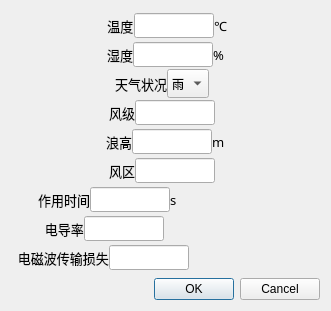
<?xml version="1.0" encoding="UTF-8"?>
<ui version="4.0">
 <class>Dialog_para_env</class>
 <widget class="QDialog" name="Dialog_para_env">
  <property name="geometry">
   <rect>
    <x>0</x>
    <y>0</y>
    <width>331</width>
    <height>311</height>
   </rect>
  </property>
  <property name="windowTitle">
   <string>海洋环境参数</string>
  </property>
  <layout class="QVBoxLayout" name="verticalLayout">
   <item>
    <widget class="QWidget" name="widget" native="true">
     <property name="styleSheet">
      <string notr="true">QWidget#widget{background-image:url(:/img/dialog.png)}</string>
     </property>
     <layout class="QVBoxLayout" name="verticalLayout_2">
      <property name="spacing">
       <number>0</number>
      </property>
      <property name="leftMargin">
       <number>0</number>
      </property>
      <property name="topMargin">
       <number>0</number>
      </property>
      <property name="rightMargin">
       <number>0</number>
      </property>
      <property name="bottomMargin">
       <number>0</number>
      </property>
      <item>
       <layout class="QHBoxLayout" name="horizontalLayout_30">
        <item>
         <spacer name="horizontalSpacer_4">
          <property name="orientation">
           <enum>Qt::Horizontal</enum>
          </property>
          <property name="sizeHint" stdset="0">
           <size>
            <width>40</width>
            <height>20</height>
           </size>
          </property>
         </spacer>
        </item>
        <item>
         <widget class="QLabel" name="label_56">
          <property name="font">
           <font>
            <family>黑体</family>
            <pointsize>10</pointsize>
           </font>
          </property>
          <property name="styleSheet">
           <string notr="true">QLabel#label_46{color:white}</string>
          </property>
          <property name="text">
           <string> 温度</string>
          </property>
         </widget>
        </item>
        <item>
         <widget class="QLineEdit" name="lineEdit_27">
          <property name="maximumSize">
           <size>
            <width>80</width>
            <height>16777215</height>
           </size>
          </property>
          <property name="font">
           <font>
            <family>黑体</family>
           </font>
          </property>
          <property name="readOnly">
           <bool>false</bool>
          </property>
         </widget>
        </item>
        <item>
         <widget class="QLabel" name="label_57">
          <property name="font">
           <font>
            <family>黑体</family>
            <pointsize>10</pointsize>
           </font>
          </property>
          <property name="styleSheet">
           <string notr="true">QLabel#label_47{color:white}</string>
          </property>
          <property name="text">
           <string>℃</string>
          </property>
         </widget>
        </item>
        <item>
         <spacer name="horizontalSpacer_27">
          <property name="orientation">
           <enum>Qt::Horizontal</enum>
          </property>
          <property name="sizeHint" stdset="0">
           <size>
            <width>40</width>
            <height>20</height>
           </size>
          </property>
         </spacer>
        </item>
       </layout>
      </item>
      <item>
       <layout class="QHBoxLayout" name="horizontalLayout_31">
        <item>
         <spacer name="horizontalSpacer_5">
          <property name="orientation">
           <enum>Qt::Horizontal</enum>
          </property>
          <property name="sizeHint" stdset="0">
           <size>
            <width>40</width>
            <height>20</height>
           </size>
          </property>
         </spacer>
        </item>
        <item>
         <widget class="QLabel" name="label_58">
          <property name="font">
           <font>
            <family>黑体</family>
            <pointsize>10</pointsize>
           </font>
          </property>
          <property name="styleSheet">
           <string notr="true">QLabel#label_46{color:white}</string>
          </property>
          <property name="text">
           <string>湿度</string>
          </property>
         </widget>
        </item>
        <item>
         <widget class="QLineEdit" name="lineEdit_28">
          <property name="maximumSize">
           <size>
            <width>80</width>
            <height>16777215</height>
           </size>
          </property>
          <property name="font">
           <font>
            <family>黑体</family>
           </font>
          </property>
          <property name="readOnly">
           <bool>false</bool>
          </property>
         </widget>
        </item>
        <item>
         <widget class="QLabel" name="label_59">
          <property name="font">
           <font>
            <family>黑体</family>
            <pointsize>10</pointsize>
           </font>
          </property>
          <property name="styleSheet">
           <string notr="true">QLabel#label_47{color:white}</string>
          </property>
          <property name="text">
           <string>%</string>
          </property>
         </widget>
        </item>
        <item>
         <spacer name="horizontalSpacer_28">
          <property name="orientation">
           <enum>Qt::Horizontal</enum>
          </property>
          <property name="sizeHint" stdset="0">
           <size>
            <width>40</width>
            <height>20</height>
           </size>
          </property>
         </spacer>
        </item>
       </layout>
      </item>
      <item>
       <layout class="QHBoxLayout" name="horizontalLayout_32">
        <item>
         <spacer name="horizontalSpacer_6">
          <property name="orientation">
           <enum>Qt::Horizontal</enum>
          </property>
          <property name="sizeHint" stdset="0">
           <size>
            <width>40</width>
            <height>20</height>
           </size>
          </property>
         </spacer>
        </item>
        <item>
         <widget class="QLabel" name="label_60">
          <property name="font">
           <font>
            <family>黑体</family>
            <pointsize>10</pointsize>
           </font>
          </property>
          <property name="styleSheet">
           <string notr="true">QLabel#label_46{color:white}</string>
          </property>
          <property name="text">
           <string>天气状况</string>
          </property>
         </widget>
        </item>
        <item>
         <widget class="QComboBox" name="comboBox">
          <property name="sizePolicy">
           <sizepolicy hsizetype="Preferred" vsizetype="Preferred">
            <horstretch>0</horstretch>
            <verstretch>0</verstretch>
           </sizepolicy>
          </property>
          <property name="font">
           <font>
            <family>黑体</family>
           </font>
          </property>
          <item>
           <property name="text">
            <string>雨</string>
           </property>
          </item>
          <item>
           <property name="text">
            <string>雪</string>
           </property>
          </item>
          <item>
           <property name="text">
            <string>雾</string>
           </property>
          </item>
         </widget>
        </item>
        <item>
         <widget class="QLabel" name="label_61">
          <property name="font">
           <font>
            <family>黑体</family>
            <pointsize>10</pointsize>
           </font>
          </property>
          <property name="styleSheet">
           <string notr="true">QLabel#label_47{color:white}</string>
          </property>
          <property name="text">
           <string/>
          </property>
         </widget>
        </item>
        <item>
         <spacer name="horizontalSpacer_29">
          <property name="orientation">
           <enum>Qt::Horizontal</enum>
          </property>
          <property name="sizeHint" stdset="0">
           <size>
            <width>40</width>
            <height>20</height>
           </size>
          </property>
         </spacer>
        </item>
       </layout>
      </item>
      <item>
       <layout class="QHBoxLayout" name="horizontalLayout_27">
        <item>
         <spacer name="horizontalSpacer">
          <property name="orientation">
           <enum>Qt::Horizontal</enum>
          </property>
          <property name="sizeHint" stdset="0">
           <size>
            <width>40</width>
            <height>20</height>
           </size>
          </property>
         </spacer>
        </item>
        <item>
         <widget class="QLabel" name="label_50">
          <property name="font">
           <font>
            <family>黑体</family>
            <pointsize>10</pointsize>
           </font>
          </property>
          <property name="styleSheet">
           <string notr="true">QLabel#label_46{color:white}</string>
          </property>
          <property name="text">
           <string>风级</string>
          </property>
         </widget>
        </item>
        <item>
         <widget class="QLineEdit" name="lineEdit_24">
          <property name="maximumSize">
           <size>
            <width>80</width>
            <height>16777215</height>
           </size>
          </property>
          <property name="font">
           <font>
            <family>黑体</family>
           </font>
          </property>
          <property name="readOnly">
           <bool>false</bool>
          </property>
         </widget>
        </item>
        <item>
         <widget class="QLabel" name="label_51">
          <property name="font">
           <font>
            <family>黑体</family>
            <pointsize>10</pointsize>
           </font>
          </property>
          <property name="styleSheet">
           <string notr="true">QLabel#label_47{color:white}</string>
          </property>
          <property name="text">
           <string/>
          </property>
         </widget>
        </item>
        <item>
         <spacer name="horizontalSpacer_24">
          <property name="orientation">
           <enum>Qt::Horizontal</enum>
          </property>
          <property name="sizeHint" stdset="0">
           <size>
            <width>40</width>
            <height>20</height>
           </size>
          </property>
         </spacer>
        </item>
       </layout>
      </item>
      <item>
       <layout class="QHBoxLayout" name="horizontalLayout_28">
        <item>
         <spacer name="horizontalSpacer_2">
          <property name="orientation">
           <enum>Qt::Horizontal</enum>
          </property>
          <property name="sizeHint" stdset="0">
           <size>
            <width>40</width>
            <height>20</height>
           </size>
          </property>
         </spacer>
        </item>
        <item>
         <widget class="QLabel" name="label_52">
          <property name="font">
           <font>
            <family>黑体</family>
            <pointsize>10</pointsize>
           </font>
          </property>
          <property name="styleSheet">
           <string notr="true">QLabel#label_46{color:white}</string>
          </property>
          <property name="text">
           <string>浪高</string>
          </property>
         </widget>
        </item>
        <item>
         <widget class="QLineEdit" name="lineEdit_25">
          <property name="maximumSize">
           <size>
            <width>80</width>
            <height>16777215</height>
           </size>
          </property>
          <property name="font">
           <font>
            <family>黑体</family>
           </font>
          </property>
          <property name="readOnly">
           <bool>false</bool>
          </property>
         </widget>
        </item>
        <item>
         <widget class="QLabel" name="label_53">
          <property name="font">
           <font>
            <family>黑体</family>
            <pointsize>10</pointsize>
           </font>
          </property>
          <property name="styleSheet">
           <string notr="true">QLabel#label_47{color:white}</string>
          </property>
          <property name="text">
           <string>m</string>
          </property>
         </widget>
        </item>
        <item>
         <spacer name="horizontalSpacer_25">
          <property name="orientation">
           <enum>Qt::Horizontal</enum>
          </property>
          <property name="sizeHint" stdset="0">
           <size>
            <width>40</width>
            <height>20</height>
           </size>
          </property>
         </spacer>
        </item>
       </layout>
      </item>
      <item>
       <layout class="QHBoxLayout" name="horizontalLayout_29">
        <item>
         <spacer name="horizontalSpacer_3">
          <property name="orientation">
           <enum>Qt::Horizontal</enum>
          </property>
          <property name="sizeHint" stdset="0">
           <size>
            <width>40</width>
            <height>20</height>
           </size>
          </property>
         </spacer>
        </item>
        <item>
         <widget class="QLabel" name="label_54">
          <property name="font">
           <font>
            <family>黑体</family>
            <pointsize>10</pointsize>
           </font>
          </property>
          <property name="styleSheet">
           <string notr="true">QLabel#label_46{color:white}</string>
          </property>
          <property name="text">
           <string>风区</string>
          </property>
         </widget>
        </item>
        <item>
         <widget class="QLineEdit" name="lineEdit_26">
          <property name="maximumSize">
           <size>
            <width>80</width>
            <height>16777215</height>
           </size>
          </property>
          <property name="font">
           <font>
            <family>黑体</family>
           </font>
          </property>
          <property name="readOnly">
           <bool>false</bool>
          </property>
         </widget>
        </item>
        <item>
         <widget class="QLabel" name="label_55">
          <property name="font">
           <font>
            <family>黑体</family>
            <pointsize>10</pointsize>
           </font>
          </property>
          <property name="styleSheet">
           <string notr="true">QLabel#label_47{color:white}</string>
          </property>
          <property name="text">
           <string/>
          </property>
         </widget>
        </item>
        <item>
         <spacer name="horizontalSpacer_26">
          <property name="orientation">
           <enum>Qt::Horizontal</enum>
          </property>
          <property name="sizeHint" stdset="0">
           <size>
            <width>40</width>
            <height>20</height>
           </size>
          </property>
         </spacer>
        </item>
       </layout>
      </item>
      <item>
       <layout class="QHBoxLayout" name="horizontalLayout_33">
        <item>
         <widget class="QLabel" name="label_62">
          <property name="font">
           <font>
            <family>黑体</family>
            <pointsize>10</pointsize>
           </font>
          </property>
          <property name="styleSheet">
           <string notr="true">QLabel#label_46{color:white}</string>
          </property>
          <property name="text">
           <string>        作用时间</string>
          </property>
         </widget>
        </item>
        <item>
         <widget class="QLineEdit" name="lineEdit_29">
          <property name="maximumSize">
           <size>
            <width>80</width>
            <height>16777215</height>
           </size>
          </property>
          <property name="font">
           <font>
            <family>黑体</family>
           </font>
          </property>
          <property name="readOnly">
           <bool>false</bool>
          </property>
         </widget>
        </item>
        <item>
         <widget class="QLabel" name="label_63">
          <property name="font">
           <font>
            <family>黑体</family>
            <pointsize>10</pointsize>
           </font>
          </property>
          <property name="styleSheet">
           <string notr="true">QLabel#label_47{color:white}</string>
          </property>
          <property name="text">
           <string>s</string>
          </property>
         </widget>
        </item>
        <item>
         <spacer name="horizontalSpacer_30">
          <property name="orientation">
           <enum>Qt::Horizontal</enum>
          </property>
          <property name="sizeHint" stdset="0">
           <size>
            <width>40</width>
            <height>20</height>
           </size>
          </property>
         </spacer>
        </item>
       </layout>
      </item>
      <item>
       <layout class="QHBoxLayout" name="horizontalLayout_34">
        <item>
         <widget class="QLabel" name="label_64">
          <property name="font">
           <font>
            <family>黑体</family>
            <pointsize>10</pointsize>
           </font>
          </property>
          <property name="styleSheet">
           <string notr="true">QLabel#label_46{color:white}</string>
          </property>
          <property name="text">
           <string>          电导率</string>
          </property>
         </widget>
        </item>
        <item>
         <widget class="QLineEdit" name="lineEdit_30">
          <property name="maximumSize">
           <size>
            <width>80</width>
            <height>16777215</height>
           </size>
          </property>
          <property name="font">
           <font>
            <family>黑体</family>
           </font>
          </property>
          <property name="readOnly">
           <bool>false</bool>
          </property>
         </widget>
        </item>
        <item>
         <widget class="QLabel" name="label_65">
          <property name="font">
           <font>
            <family>黑体</family>
            <pointsize>10</pointsize>
           </font>
          </property>
          <property name="styleSheet">
           <string notr="true">QLabel#label_47{color:white}</string>
          </property>
          <property name="text">
           <string/>
          </property>
         </widget>
        </item>
        <item>
         <spacer name="horizontalSpacer_31">
          <property name="orientation">
           <enum>Qt::Horizontal</enum>
          </property>
          <property name="sizeHint" stdset="0">
           <size>
            <width>40</width>
            <height>20</height>
           </size>
          </property>
         </spacer>
        </item>
       </layout>
      </item>
      <item>
       <layout class="QHBoxLayout" name="horizontalLayout_35">
        <item>
         <widget class="QLabel" name="label_66">
          <property name="font">
           <font>
            <family>黑体</family>
            <pointsize>10</pointsize>
           </font>
          </property>
          <property name="styleSheet">
           <string notr="true">QLabel#label_46{color:white}</string>
          </property>
          <property name="text">
           <string>  电磁波传输损失</string>
          </property>
         </widget>
        </item>
        <item>
         <widget class="QLineEdit" name="lineEdit_31">
          <property name="maximumSize">
           <size>
            <width>80</width>
            <height>16777215</height>
           </size>
          </property>
          <property name="font">
           <font>
            <family>黑体</family>
           </font>
          </property>
          <property name="readOnly">
           <bool>false</bool>
          </property>
         </widget>
        </item>
        <item>
         <widget class="QLabel" name="label_67">
          <property name="font">
           <font>
            <family>黑体</family>
            <pointsize>10</pointsize>
           </font>
          </property>
          <property name="styleSheet">
           <string notr="true">QLabel#label_47{color:white}</string>
          </property>
          <property name="text">
           <string/>
          </property>
         </widget>
        </item>
        <item>
         <spacer name="horizontalSpacer_32">
          <property name="orientation">
           <enum>Qt::Horizontal</enum>
          </property>
          <property name="sizeHint" stdset="0">
           <size>
            <width>40</width>
            <height>20</height>
           </size>
          </property>
         </spacer>
        </item>
       </layout>
      </item>
     </layout>
    </widget>
   </item>
   <item>
    <widget class="QDialogButtonBox" name="buttonBox">
     <property name="orientation">
      <enum>Qt::Horizontal</enum>
     </property>
     <property name="standardButtons">
      <set>QDialogButtonBox::Cancel|QDialogButtonBox::Ok</set>
     </property>
    </widget>
   </item>
  </layout>
 </widget>
 <resources>
  <include location="img.qrc"/>
 </resources>
 <connections>
  <connection>
   <sender>buttonBox</sender>
   <signal>accepted()</signal>
   <receiver>Dialog_para_env</receiver>
   <slot>accept()</slot>
   <hints>
    <hint type="sourcelabel">
     <x>248</x>
     <y>254</y>
    </hint>
    <hint type="destinationlabel">
     <x>157</x>
     <y>274</y>
    </hint>
   </hints>
  </connection>
  <connection>
   <sender>buttonBox</sender>
   <signal>rejected()</signal>
   <receiver>Dialog_para_env</receiver>
   <slot>reject()</slot>
   <hints>
    <hint type="sourcelabel">
     <x>316</x>
     <y>260</y>
    </hint>
    <hint type="destinationlabel">
     <x>286</x>
     <y>274</y>
    </hint>
   </hints>
  </connection>
 </connections>
</ui>
